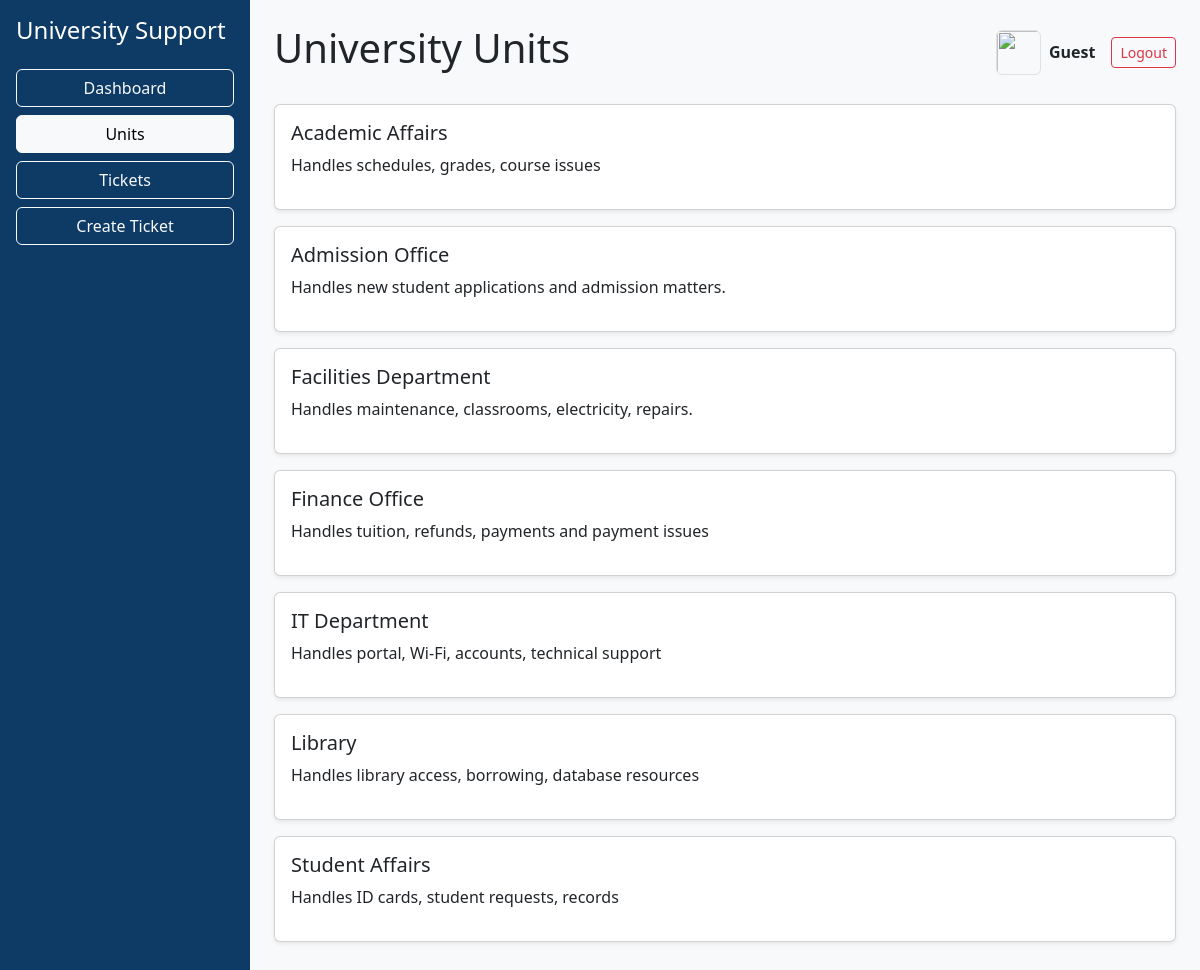
Screenshot of /api/ui/units/ with the database file from the repository.
### tickets/models.py (models this page shows, shortened)
class Unit(models.Model):
    name = models.CharField(max_length=255)
    description = models.TextField(blank=True, null=True)
    parent = models.ForeignKey('self', null=True, blank=True, on_delete=models.CASCADE)

### tickets/views.py (the view)
# urls.py: path('ui/units/', views.unit_list_page, name='unit_list_page'),
def unit_list_page(request):
    units = Unit.objects.all()
    return render(request, 'tickets/unit_list.html', {'units': units})

### tickets/templates/tickets/unit_list.html (shortened to what this page needs)
<!DOCTYPE html>
<html>
<head>
    <link href="https://cdn.jsdelivr.net/npm/bootstrap@5.3.0/dist/css/bootstrap.min.css" rel="stylesheet">
</head>
<body class="bg-light">
<div class="d-flex">
    <div class="text-white p-3" style="width:250px; min-height:100vh; background-color:#0d3b66;">
        <h4 class="mb-4">University Support</h4>
        <a href="/api/ui/dashboard/" class="btn btn-outline-light w-100 mb-2">Dashboard</a>
        <a href="/api/ui/units/" class="btn btn-light w-100 mb-2">Units</a>
        <a href="/api/ui/tickets/" class="btn btn-outline-light w-100 mb-2">Tickets</a>
        <a href="/api/ui/tickets/create/" class="btn btn-outline-light w-100 mb-2">Create Ticket</a>
    </div>
    <div class="flex-grow-1 p-4">
        <div class="d-flex justify-content-between align-items-center mb-4">
            <h1>University Units</h1>
            <div class="d-flex align-items-center">
                <img src="https://cdn-icons-png.flaticon.com/512/149/149071.png"
                     class="me-2 border rounded"
                     width="45" height="45">
                <span class="me-3 fw-bold">
                    {{ request.user.username|default:"Guest" }}
                </span>
                <a href="/admin/logout/" class="btn btn-outline-danger btn-sm">Logout</a>
            </div>
        </div>
        {% if units %}
            {% for unit in units %}
                <div class="card mb-3 p-3 shadow-sm">
                    <h5>{{ unit.name }}</h5>
                    <p>{{ unit.description }}</p>
                </div>
            {% endfor %}
        {% else %}
            <p>No units available.</p>
        {% endif %}
    </div>
</div>
</body>
</html>

### rows the page displays
Unit: name "Academic Affairs", description "Handles schedules, grades, course issues"
Unit: name "Admission Office", description "Handles new student applications and admission matters."
Unit: name "Facilities Department", description "Handles maintenance, classrooms, electricity, repairs."
Unit: name "Finance Office", description "Handles tuition, refunds, payments and payment issues"
Unit: name "IT Department", description "Handles portal, Wi-Fi, accounts, technical support"
Unit: name "Library", description "Handles library access, borrowing, database resources"
Unit: name "Student Affairs", description "Handles ID cards, student requests, records"

### other values shown
{{ request.user.username|default:"Guest" }} "Guest"
